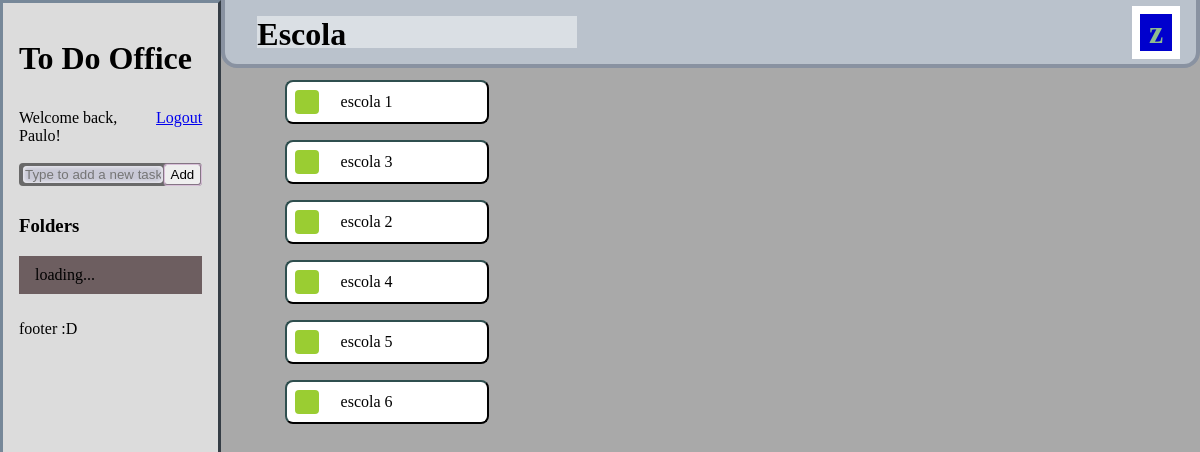
Screenshot of / (signed in) with the database file from the repository.
### folders/models.py (models this page shows, shortened)
class Folder (models.Model):
    user = models.ForeignKey(User, on_delete=models.CASCADE, null=True, blank=True, related_name='folders')
    folder_name = models.CharField(max_length=32)
    objects = models.Manager()
    def __str__(self):
        return self.folder_name

### todo/models.py (models this page shows, shortened)
class Task(models.Model):
    user = models.ForeignKey(User, on_delete=models.CASCADE, null=True, blank=True, related_name='tasks')
    folder = models.ForeignKey(Folder, on_delete=models.CASCADE, null=True, blank=True, related_name='tasks')
    title = models.CharField(max_length=40)
    completed = models.BooleanField(default=False)
    created = models.DateTimeField(auto_now_add=True)
    objects = models.Manager()
    class Meta:
        ordering = ['completed']

### todo/views.py (the view)
# urls.py: path('', views.Index.as_view(), name='index'),
class Index(TemplateView):
    template_name = 'index.html'
    def get_context_data(self, **kwargs):
        context = super(Index, self).get_context_data(**kwargs)
        return get_context(self.request, context)

### todo/forms.py
class TaskFormFast(forms.Form):
    model = Task
    template_name = "todo/new_task_fast.html"
    text = forms.CharField(max_length=40, widget=forms.TextInput(
    ))

### templates/index.html (shortened to what this page needs)
{% load static %}
{{ '<' }}{{ '!DOCTYPE html>' }}
<html lang="en">
<head>
    <link rel="stylesheet" href="{% static 'base/css/styles.css' %}" />
</head>
<body>
<div class="main">
    <div class="toolbar">
        <h1>To Do Office</h1>
        {% include 'authentication/bar.html' %}
        {% include 'todo/new_task_fast.html' %}
        {% include 'folders/base.html' %}
        <p>footer :D</p>
    </div>
    <div class="container">
        <div id="tasks-wrapper" style="width: 100%; height: 100%;">
            {% include 'todo/task_list.html' %}
        </div>
    </div>
</div>
{% include 'modal.html' %}
</body>
</html>

### authentication/templates/authentication/bar.html
{% if request.user.is_authenticated %}
    <div style="display:flex; justify-content: space-between">
        <div>Welcome back, {{request.user|title}}!</div>
        <a href="{% url 'logout' %}">Logout</a>
    </div>
{% else %}
    <a href="{% url 'login' %}">Login</a>
{% endif %}

### todo/templates/todo/task_list.html (shortened to what this page needs)
<div
    class="content-area"
    id="content-area"
    hx-get="{% url 'folders' %}"
    hx-trigger="load"
    hx-target="#folders-wrapper"
    hx-swap="outerHTML"
    _="on htmx:afterRequest log 'folder-list updated!'"
>
    <div class="folder-name-container">
        <div>
            <h1 class="folder-name-text">
            {% if current_folder %}
                {{ current_folder.folder_name }}
            {% else %}
                Todas
            {% endif %}
            </h1>
            {% include 'todo/sel_actions_none.html' %}
        </div>
    </div>
    <div id="tasks-container" class="tasks-container">
        <div class="task-list" id="task-list">
            {% for task in tasks %}
                {% include 'todo/task-list-item.html' with task=task %}
            {% empty %}
            <div style="padding-left:4em">empty...</div>
            {% endfor %}
            <div style="background: transparent; color: transparent; user-select: none; width: 70%;">.</div>
        </div>
    </div>
</div>

### todo/templates/todo/task-list-item.html (shortened to what this page needs)
<div class="task" id="{{ task.pk }}">
    <div id="task-complete-box" class="task-complete-box task-btn"> </div>
    <div class="task-text">{{ task.title }}</div>
</div>

### static/base/css/styles.css (style rules this page uses)
body { padding: 0; margin: 0; background:darkgray; }
.main { position: absolute; top: 0; bottom: 0; left: 0; right: 0; display: flex; flex-direction: row; justify-content: space-between; }
.toolbar { z-index: 1; min-width: 14vw; max-width: 14rem; background-color: gainsboro; padding: 1rem; border: lightslategray 3px outset; overflow-y: hidden; }
.container { width: 100%; max-width: 86vw; display: flex; flex-direction: column; justify-content: flex-start; overflow: hidden; }
.content-area { width: 100%; }
.folder-name-container { height: 16vh; transform: translateY(-50%); z-index: 2; background:rgb(186, 194, 204); border: 4px rgb(137, 146, 161) solid; border-radius: 16px; display: flex; flex-direction: column; justify-content:space-evenly; align-items: center; }
.folder-name-container > div { width: 100%; height: 50%; padding: 0; margin: 0; display: flex; flex-direction: row; justify-content: space-between; align-items: center; }
.folder-name-text { z-index: inherit; height: 1em; min-width: 10em; background: rgba(255, 255, 255, 0.463); margin: 0 0 0 1em; display: block; overflow: hidden; white-space: nowrap; text-overflow: ellipsis; }
.tasks-container { width: 100%; height: 92vh; position: relative; top: -8vh; }
.task-list { z-index: 0; height: 90.5vh; max-width: 86vw; overflow-x: scroll; display: flex; flex-flow: column wrap; align-content: flex-start; align-items: start; }
.task { min-width: 12em; height: 2em; padding: .25em; margin: .5em 4em; align-items: center; display: flex; justify-content: space-between; background-color: white; border: 2px outset darkslategrey; border-radius: 8px; }
.task-complete-box { height: 1.5em; width: 1.5em; background: yellowgreen; }
.task-text { margin: 0 .5em; }
.task-btn { height: 1.5em; width: 1.5em; margin: .25em; border-radius: 4px; display: flex; justify-content: center; align-items: center; }

### rows the page displays
Folder: folder_name "Escola"
Task: title "escola 1"
Task: title "escola 3"
Task: title "escola 2"
Task: title "escola 4"
Task: title "escola 5"
Task: title "escola 6"

### other values shown
{{ request.user|title }} "Paulo"
